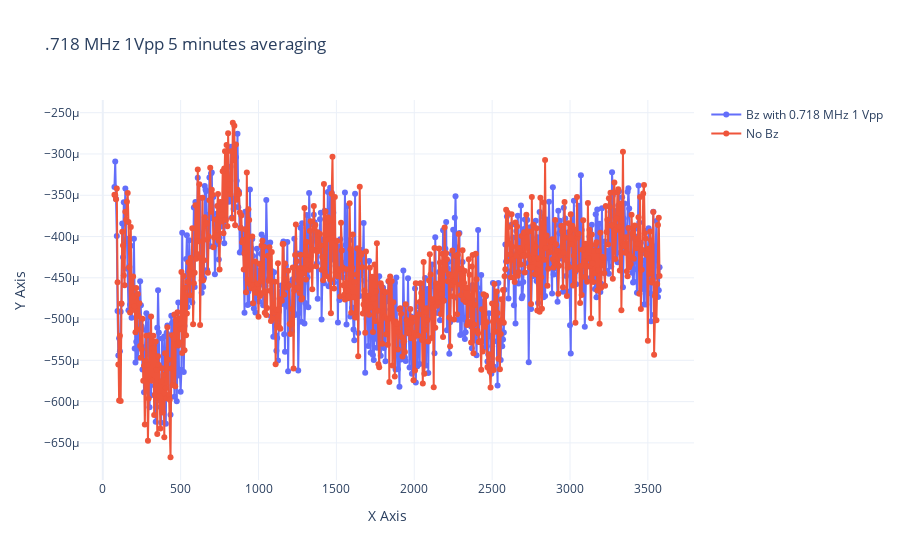

The cell this chart's notebook holds for it:
### Code cell
# Replace 'x_column' and 'y_column' with actual column names
fig = go.Figure()

fig.add_trace(go.Scatter(
    x=tau,
    y=signal_Bz-background_Bz,
    mode='lines+markers',
    name='Bz with 0.718 MHz 1 Vpp'
))

fig.add_trace(go.Scatter(
    x=tau,
    y=signal_noBz-background_noBz,
    mode='lines+markers',
    name='No Bz'
))

fig.update_layout(
    title='.718 MHz 1Vpp 5 minutes averaging ',
    xaxis_title='X Axis',
    yaxis_title='Y Axis',
    template='plotly_white'
)

fig.show()

### Figure 1 — Plotly figure (JSON) as saved in the notebook; plotly's stock layout.template omitted (floating-point values rounded to 4 significant figures; data arrays with more than 128 entries replaced by an {"elided": "..."} marker saying what was removed)
{"data": [{"mode": "lines+markers", "name": "Bz with 0.718 MHz 1 Vpp", "type": "scatter", "x": {"elided": "701 float values"}, "y": {"elided": "701 float values"}}, {"mode": "lines+markers", "name": "No Bz", "type": "scatter", "x": {"elided": "701 float values"}, "y": {"elided": "701 float values"}}], "layout": {"title": {"text": ".718 MHz 1Vpp 5 minutes averaging "}, "xaxis": {"title": {"text": "X Axis"}}, "yaxis": {"title": {"text": "Y Axis"}}}}
